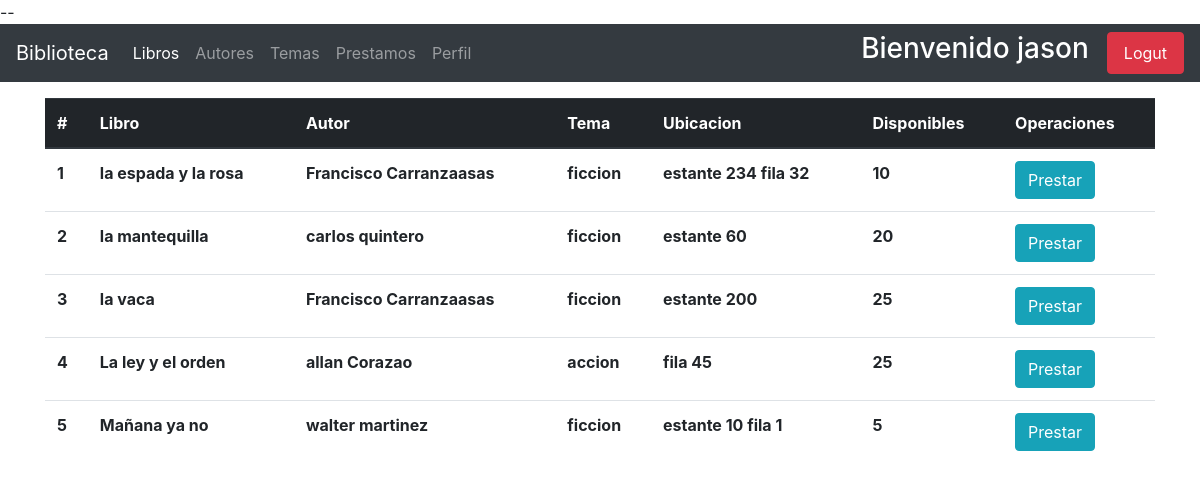
The page /libros/index-user/ (signed in) on the database as committed earlier.
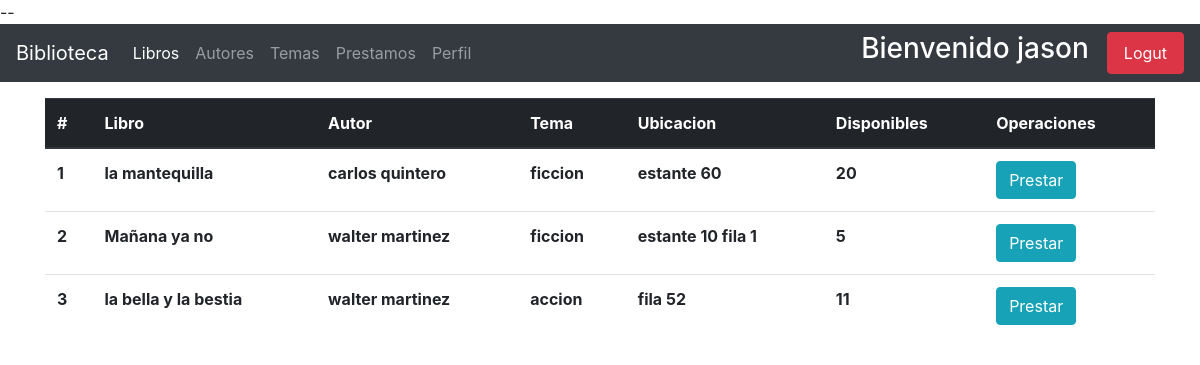
The same page on the database as committed later.
### usuarios/models.py (models this page shows, shortened)
class User(AbstractUser):
    email = models.EmailField(unique=True)
    adress = models.CharField(max_length=100, blank=True, null=True)
    celphone = models.PositiveIntegerField(blank=True, null=True)
    gender = models.BooleanField(default=True, choices = [
        (True, 'Male'),
        (False, 'Female'),
    ])
    birth_date = models.DateField(blank=True, null=True)
    cui = models.PositiveIntegerField(blank=True, null=True)
    municipio = models.ForeignKey(Municipio, on_delete=models.CASCADE, null=True)
    zona = models.PositiveIntegerField(_('zona del municipio'), null=True)
    escolaridad = models.PositiveIntegerField(_('escolaridad'), default=0, choices=[
        ( 1, 'None' ),
        ( 2, 'Primaria'),
        ( 3,'Basicos'),
        ( 4, 'Diversificado'),
        ( 5, 'Universidad'),
        ( 6, 'Maestria'),
    ])
    establecimiento = models.CharField(_('establecimiento'), max_length=150, null=True, blank=True)
    estado = models.PositiveSmallIntegerField(_('estado'), default=1)
    imagen = models.ImageField(_('perfil'), upload_to='usuarios/avatares/', default='default_avatar.jpg', blank=True, null=True)
    USERNAME_FIELD = 'email'
    REQUIRED_FIELDS = ['username', 'first_name', 'last_name']

### apps/libros/models.py (models this page shows, shortened)
class Libros(models.Model):
    titulo = models.CharField(_('titulo'), max_length=150)
    autor = models.ForeignKey(Author, on_delete=models.PROTECT)
    tema = models.ForeignKey(Temas, on_delete=models.PROTECT)
    ubicacion = models.CharField(_('ubicacion'), max_length=200)
    disponibles = models.PositiveIntegerField(_('libros disponibles'), default=1)
    fecha_registro = models.DateField(_('Fecha de ingreso'), default=now())
    class Meta:
        ordering = ['id']
        verbose_name_plural = 'Libros'

### apps/autores/models.py (models this page shows)
class Author(models.Model):
    nombre = models.CharField(_('nombre'), max_length=150)
    apellido = models.CharField(_('apellido'), max_length=150)
    nacionalidad = models.ForeignKey(Pais, on_delete=models.CASCADE)
    genero = models.BooleanField(_('genero'), default=True, choices=[
        (True, 'masculino'),
        (False, 'femenino')
    ])
    nacimiento = models.DateField(_('fecha de nacimiento'))
    fallecimiento = models.DateField(_('fecha de fallecimiento'),null=True, blank=True)
    fecha_registro = models.DateField(_('fecha de registro'), default=now())
    def __str__(self):
        return f'{self.nombre} {self.apellido}'

### apps/temas/models.py (models this page shows)
class Temas(models.Model):
    tema = models.CharField(_('tema'), max_length=200)
    fecha_ingreso = models.DateField(_('fecha_ingreso'), default=now())
    class Meta:
        verbose_name_plural = 'Temas'
    def __str__(self):
        return self.tema

### apps/libros/views.py (the view)
# urls.py: path('index-user/', local_views.UserBookList.as_view(), name='user_index'),
class UserBookList(UserMixin, ListView):
    model = Libros
    context_object_name = 'Libro'
    template_name = 'libros/user_list.html'

### usuarios/mixins.py (called while the page is built)
def _user_mixin(group_name):
    class Mixin(LoginRequiredMixin, UserPassesTestMixin):
        login_url = reverse_lazy('usuarios:index')
        def test_func(self):
            user = self.request.user
            if user.is_superuser:
                return True
            group = Group.objects.get(name=group_name)
            return group in user.groups.all()
    return Mixin

### apps/libros/templates/libros/user_list.html (shortened to what this page needs)
{% extends "base.html" %}
{% block navbar_items %}
    <li class="nav-item active">
        <a class="nav-link" href="{% url 'book:user_index' %}">Libros <span class="sr-only">(current)</span></a>
    </li>
    <li class="nav-item ">
        <a class="nav-link" href="{% url 'autor:autores-user' %}">Autores </a>
    </li>
    <li class="nav-item ">
        <a class="nav-link" href="{% url 'temas:temas-user' %}">Temas </a>
    </li>
    <li class="nav-item">
        <a class="nav-link" href="#">Prestamos</a>
    </li>
    <li class="nav-item ">
        <a class="nav-link" href="{% url 'usuarios:user-edit' request.user.id %}">Perfil </a>
    </li>
{% endblock %}
{% block content %}
    <div class="container mt-3">
        <table class="table table-hover">
            <thead class="thead-dark">
                <tr>
                    <th scope="col" > #  </th>
                    <th scope="col" > Libro </th>
                    <th scope="col" > Autor </th>
                    <th scope="col" > Tema </th>
                    <th scope="col" > Ubicacion </th>
                    <th scope="col" > Disponibles </th>
                    <th scope="col" > Operaciones </th>
                </tr>
            </thead>
            <tbody>
                {% for libro in Libro %}
                <tr>
                    <th scope="col"> {{ forloop.counter }} </th>
                    <th> {{ libro.titulo }} </th>
                    <th> {{ libro.autor }} </th>
                    <th> {{ libro.tema }} </th>
                    <th> {{ libro.ubicacion }} </th>
                    <th> {{ libro.disponibles }} </th>
                    <th> <a href="#" class="btn btn-info"> Prestar </a> </th>
                </tr>
                {% endfor %}
            </tbody>
        </table>
    </div>
{% endblock %}

### usuarios/templates/base.html (shortened to what this page needs)
{% load static %}
<!DOCTYPE html>
<html lang="en">
<head>
    <link rel="stylesheet" type="text/css" href="https://cdn.datatables.net/v/bs4/dt-1.10.18/datatables.min.css"/>
    <link rel="stylesheet" href="https://use.fontawesome.com/releases/v5.1.0/css/all.css">
    <link rel="stylesheet" href="https://stackpath.bootstrapcdn.com/bootstrap/4.1.1/css/bootstrap.min.css">
</head>
<body>
    <nav class="navbar navbar-expand-lg navbar-dark bg-dark">
        <a class="navbar-brand" href="{% url 'usuarios:index' %}">Biblioteca</a>
        <div class="collapse navbar-collapse" id="navbarSupportedContent">
            <ul class="navbar-nav mr-auto">
                {% block navbar_items %}
                {% endblock navbar_items %}
            </ul>
            <form class="form-inline my-2 my-lg-0">
                <h3 style="color: #ffffff"> Bienvenido {{ user.first_name }} </h3>
                <a class='nav-link btn btn-danger text-white' href="{% url 'usuarios:sign_out' %}">Logut</a>
            </form>
        </div>
    </nav>
    {% block content %}
    {% endblock %}
</body>
</html>

Rows that differ between the two databases and show on the page:
removed Libros: titulo "la espada y la rosa", autor "Francisco Carranzaasas", tema "ficcion", ubicacion "estante 234 fila 32", disponibles "10"
removed Libros: titulo "la vaca", autor "Francisco Carranzaasas", tema "ficcion", ubicacion "estante 200", disponibles "25"
removed Libros: titulo "La ley y el orden", autor "allan Corazao", tema "accion", ubicacion "fila 45", disponibles "25"
added Libros: titulo "la bella y la bestia", autor "walter martinez", tema "accion", ubicacion "fila 52", disponibles "11"
